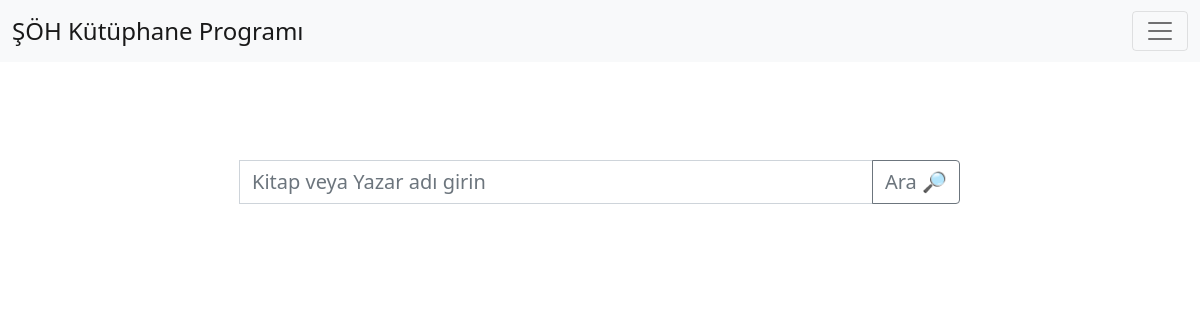
The page /book/search/ (signed in) on the database as committed earlier.
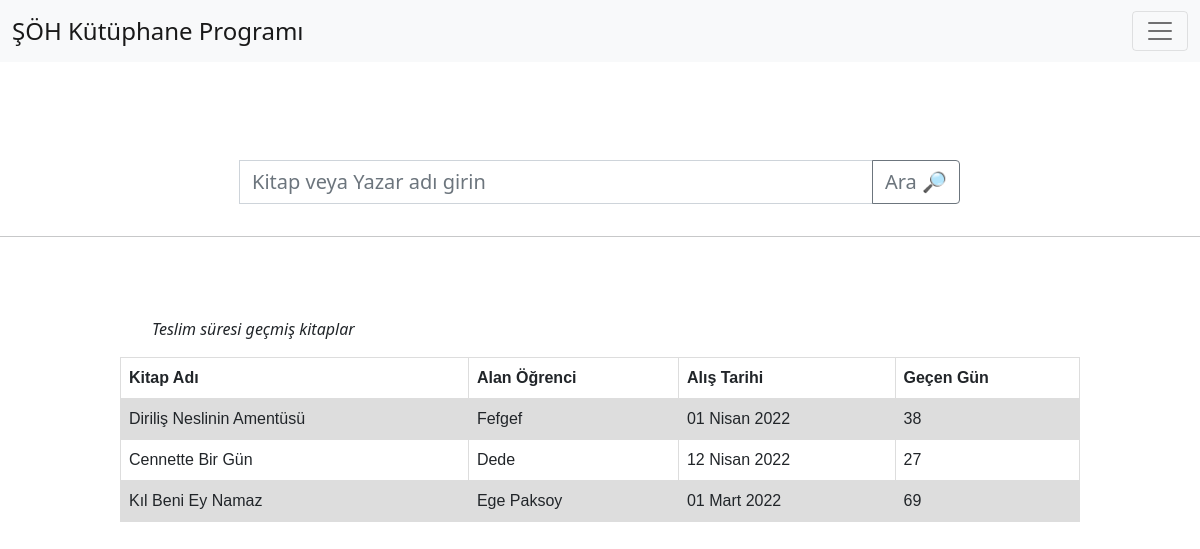
The same page on the database as committed later.
### kitap/models.py (models this page shows, shortened)
class Book(models.Model):
  tags = [
    ("islami","İslami"),
    ("felsefe","Felsefe"),
    ("tarih","Tarih"),
    ("biyografi","Biyografi"),
    ("deneme","Deneme"),
    ("edebiyat", "Edebiyat"),
    ("yabancı dil", "Yabancı Dil"),
    ("fen bilimleri", "Fen bilimleri"),
    ("roman", "Roman"),
    ("din", "Din"),
  ]
  book_name = models.CharField(verbose_name="Kitabın Adı (Sorumlu kisi doldurmalı)", max_length=100, blank=False)
  book_writer = models.CharField(verbose_name="Kitabın Yazarı (Sorumlu kisi doldurmalı)", max_length=100, blank=False)
  book_date = models.DateField(verbose_name="Kitabın Yayınlanma Tarihi (Sorumlu kisi doldurmalı)", blank=True, null=True)
  book_tag = models.CharField(verbose_name="Kitabın Kategorisi (Sorumlu kişi doldurmalı", max_length=20, choices=tags, null=True, blank=True)
  alan_og = models.CharField(verbose_name="Kitabı Alan Ogrenci (Program Kendi dolduracak)", max_length=150, blank=True, null=True)
  alis_tar = models.DateField(verbose_name="Kitabın Verilme Tarihi (Program Kendi dolduracak)", blank=True, null=True)
  teslim_tar = models.DateField(verbose_name="Kitabın Teslim Tarihi (Program Kendi dolduracak)", blank=True, null=True)
  alan_ogrenciler_json = jsonfield.JSONField(verbose_name="Kitabı daha önce ödünç almış öğrenciler (Program Kendi dolduracak)", null=True, blank=True)

### kitap/views.py (the view, shortened to what this page needs)
# urls.py: path('search/', views.search_book, name="search_book"),
def search_book(req):
  if req.user.is_authenticated:
    book_rent = Rent.objects.all().first()
    all_books = Book.objects.all()
    today = datetime.date.today()
    if req.method == "GET":
      latebooks = []
      latebook = False
      if book_rent.idler != None:
        for book in book_rent.idler:
          gecen_zaman = (today-all_books.filter(id=book).first().alis_tar).days
          if gecen_zaman > 15:
            latebooks.append([all_books.filter(id=book).first(), (today-all_books.filter(id=book).first().alis_tar).days])
      if len(latebooks) != 0:
        latebook = True
      return render(req, "search_page.html", context={"latebook": latebook, "latebooks": latebooks})
  return redirect("login")

### templates/search_page.html (shortened to what this page needs)
{% extends 'base.html' %}
{% block body %}
<div style="margin: 10rem 0 2rem 0;">
  <form method="POST" action="./" class="input-group mb-2" style="width: 60%; margin: 5rem auto 0 auto;">
    <input style="font-size: 20px;" type="text" class="form-control" placeholder="Kitap veya Yazar adı girin" aria-label="Recipient's username" name="book_credation" aria-describedby="button-addon2">
    <button style="font-size: 20px" class="btn btn-outline-secondary" type="submit" id="search">Ara 🔎</button>
  </form>
</div>
{% if latebook %}
  <hr/>
  <div style="width: 80%; margin: 5rem auto 5rem auto;">
    <p style="font-size: 16px; font-style: italic; margin-left: 2rem;">Teslim süresi geçmiş kitaplar</p>
    <table id="tbla" >
      <tr>
        <th>Kitap Adı</th>
        <th>Alan Öğrenci</th>
        <th>Alış Tarihi</th>
        <th>Geçen Gün</th>
      </tr>
      {% for latebook in latebooks %}
      <tr>
        <td>{{ latebook.0.book_name|lower|title }}</td>
        <td>{{ latebook.0.alan_og|lower|title }}</td>
        <td>{{ latebook.0.alis_tar }}</td>
        <td>{{ latebook.1 }}</td>
      </tr>
      {% endfor %}
    </table>
  </div>
{% endif %}
{% endblock body %}

### templates/base.html (shortened to what this page needs)
<!DOCTYPE html>
<html lang="en">
  <head>
    <link
      href="https://cdn.jsdelivr.net/npm/bootstrap@5.1.3/dist/css/bootstrap.min.css"
      rel="stylesheet"
    />
  </head>
  <body>
    {% block nonavbar %}
    <nav class="navbar navbar-light bg-light fixed-top">
      <div class="container-fluid">
        <a class="navbar-brand" style="font-size: 24px;" href="{% url 'search_book' %}"
          >ŞÖH Kütüphane Programı</a
        >
        <button
          class="navbar-toggler"
          type="button"
          data-bs-toggle="offcanvas"
          data-bs-target="#offcanvasNavbar"
          aria-controls="offcanvasNavbar"
        >
          <span class="navbar-toggler-icon"></span>
        </button>
      </div>
    </nav>
{% endblock nonavbar %}
    {% block body %}{% endblock body %}
  </body>
</html>

### templates/base.html (style rules this page uses)
table { font-family: arial, sans-serif; border-collapse: collapse; width: 100%; }
td, th { border: 1px solid #dddddd; text-align: left; padding: 8px; }
tr:nth-child(even) { background-color: #dddddd; }

Rows that differ between the two databases and show on the page:
now on this page (row edited): Book: book_name "Diriliş Neslinin Amentüsü", alan_og "Fefgef", alis_tar "01 Nisan 2022", latebook "38"
now on this page (row edited): Book: book_name "Cennette Bir Gün", alan_og "Dede", alis_tar "12 Nisan 2022", latebook "27"
now on this page (row edited): Book: book_name "Kıl Beni Ey Namaz", alan_og "Ege Paksoy", alis_tar "01 Mart 2022", latebook "69"
Other text that changed with them:
text now shown: "Teslim süresi geçmiş kitaplar Kitap Adı Alan Öğrenci Alış Tarihi Geçen Gün"
